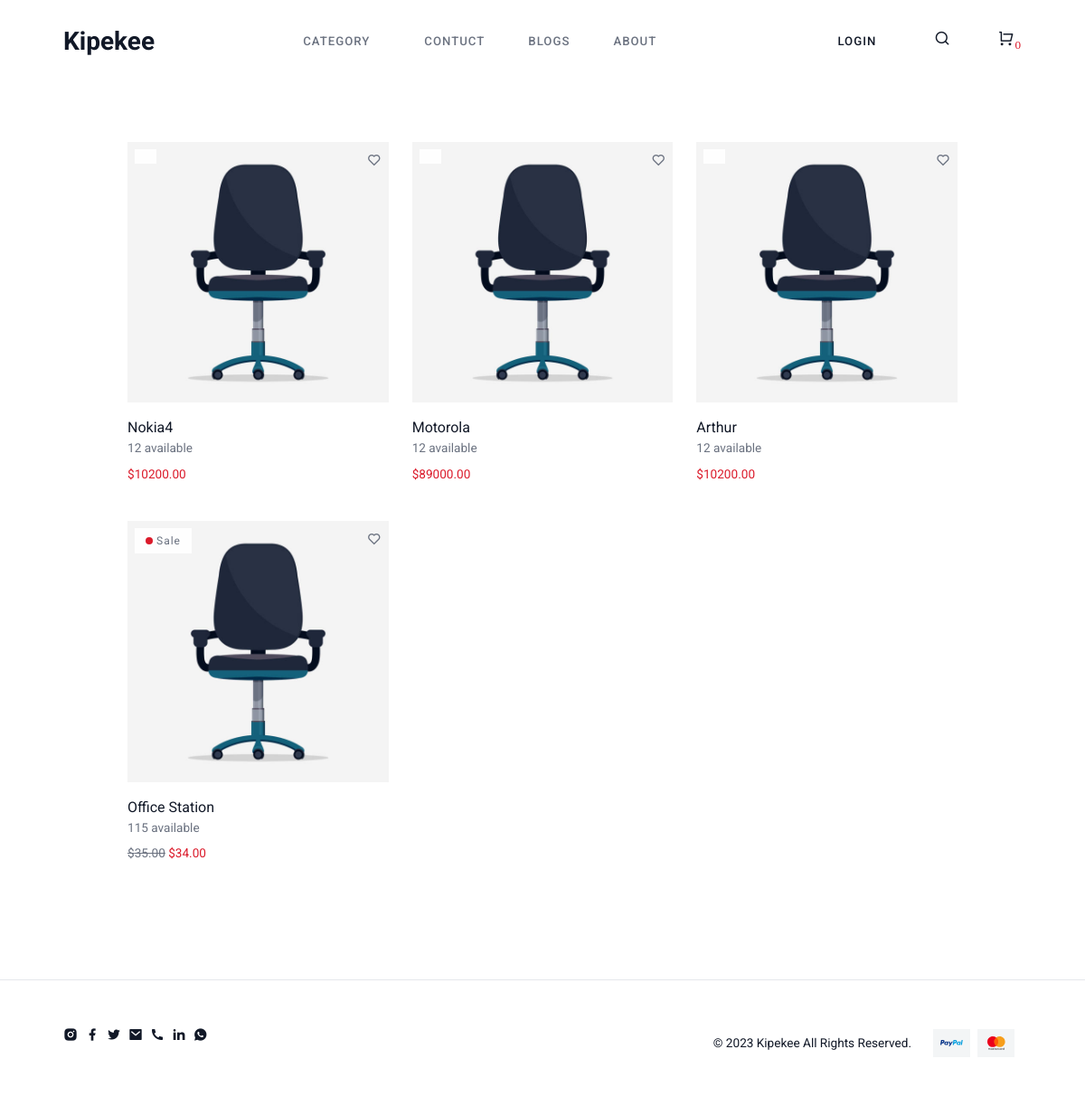
The app's page /category/Office with its own data.
### administrator/models.py (models this page shows, shortened)
class SiteSettings(models.Model):
    sites_name=models.CharField(max_length=100)
    email=models.EmailField(max_length=256)
    linkedin=models.CharField(max_length=256)
    shopify=models.CharField(max_length=256)
    facebook=models.CharField(max_length=256)
    instagram=models.CharField(max_length=256)
    twitter=models.CharField(max_length=256)
    phone=models.CharField(max_length=20)
    map=models.CharField(max_length=1000)

class Item(models.Model):
    title = models.CharField(max_length=100, unique=True)
    description = models.ManyToManyField(Description, blank=True)
    img=models.ForeignKey(ItemImg, on_delete=models.CASCADE)
    price=models.DecimalField(max_digits=10, decimal_places=2)
    price2=models.DecimalField(max_digits=10, decimal_places=2, blank=True)
    category=models.ManyToManyField(Category, blank=True)
    trending=models.CharField(max_length=5, choices=TRUE_FALSE, null=True)
    available=models.IntegerField()
    offer=models.CharField(max_length=5, choices=TRUE_FALSE, default='False')
    outofstalk=models.CharField(max_length=5, choices=TRUE_FALSE,default="False")
    size=models.ManyToManyField(Sizes, blank=True)

class ItemImg(models.Model):
    title=models.CharField(max_length=100)
    img=models.ImageField(upload_to='uploads/prouct')
    img1=models.ImageField(upload_to='uploads/prouct', null=True, blank=True)
    img2=models.ImageField(upload_to='uploads/prouct', null=True, blank=True)
    img3=models.ImageField(upload_to='uploads/prouct', null=True, blank=True)

### clients/views.py (the view)
# urls.py: path('category/<str:category>', views.category_listing, name="Category Listing"),
def category_listing(request, category):
    category_1=Category.objects.get(title=category)
    item=Item.objects.filter(category=category_1, outofstalk='False')[:12]
    context={
        'item':item
    }
    return render(request, 'clients/category_listing.html', context)

### administrator/models.py (called while the page is built)
    def __str__(self):
        return self.title

### templates/clients/category_listing.html
{% extends 'clients/base.html' %}
{%load static%}
{% load filters %}
{%block body%}
<section class="mt-0">
    <div class="container-fluid" data-aos="fade-in">
    {%include './products.html' %}
    </div>
</section>
{%endblock%}

### templates/clients/navbar.html (shortened to what this page needs)
{%load static %}
<nav class="navbar navbar-expand-lg navbar-light bg-white flex-column border-0  ">
    <div class="container-fluid">
        <div class="w-100">
            <div class="d-flex justify-content-between align-items-center flex-wrap">
                <a class="navbar-brand fw-bold fs-3 m-0 p-0 flex-shrink-0 order-0" href="/">
                    <div class="d-flex align-items-center">
                        {{site_name}}
                    </div>
                </a>
                <ul class="list-unstyled mb-0 d-flex align-items-center order-1 order-lg-2 nav-sidelinks">
                    <li class="ms-1 d-inline-block">
                        {%if user.is_authenticated %}
                        <a class="nav-link text-body" href="/logout">
                            Logout
                        </a>
                        {%else%}
                        <a class="nav-link text-body" href="/login">
                            Login
                        </a>
                        {%endif%}
                    </li>
                    <li class="d-block">
                        <span class="nav-link text-body search-trigger cursor-pointer"><i class="ri-search-line ri-lg"></i></span>
                    </li>
                    <li class="ms-1 d-inline-block position-relative dropdown-cart">
                        <a href="/cart" class="nav-link me-0 disable-child-pointer border-0 p-0 bg-transparent text-body">
                            <i class="ri-shopping-cart-line ri-lg"><sub class="cart-count text-danger">{{cart_count}}</sub> </i>
                        </a>
                    </li>
                </ul>
                <div class="flex-shrink-0 collapse navbar-collapse navbar-collapse-light w-auto flex-grow-1 order-2 order-lg-1"
                    id="navbarNavDropdown">
                    <ul class="navbar-nav mx-auto mb-2 mb-lg-0">
                        <li class="nav-item dropdown">
                            <a class="nav-link dropdown-toggle" href="#" role="button" data-bs-toggle="dropdown"
                                aria-expanded="false">
                                Category
                            </a>
                        </li>
                        <li class="nav-item">
                            <a class="nav-link" href="/contuct" role="button">
                                Contuct
                            </a>
                        </li>
                        <li class="nav-item">
                            <a class="nav-link" href="/blogs" role="button">
                                Blogs
                            </a>
                        </li>
                        <li class="nav-item">
                            <a class="nav-link" href="/about" role="button">
                                About
                            </a>
                        </li>
                    </ul>
                </div>
            </div>
        </div>
    </div>
</nav>

### templates/clients/products.html (shortened to what this page needs)
{%load static %}
<div class="container pt-7 mb-5 mb-lg-10">
    <div class="row g-4">
        {% for items in item %}
        <div class="col-12 col-sm-6 col-lg-4">
            <div class="card border border-transparent position-relative overflow-hidden h-100 transparent">
                <div class="card-img position-relative">
                    <div class="card-badges">
                        <span class="badge badge-card">
                            {%if items.offer == 'True' %}
                            <span class="f-w-2 f-h-2 bg-danger rounded-circle d-block me-1"></span> Sale</span>
                        {%endif%}
                    </div>
                    <span class="position-absolute top-0 end-0 p-2 z-index-20 text-muted"><i
                            class="ri-heart-line"></i></span>
                    <picture class="position-relative overflow-hidden d-block bg-light">
                        <img class="w-100 img-fluid position-relative z-index-10" title=""
                            src="/media/{{items.img.img}}" alt="">
                    </picture>
                    <div class="position-absolute start-0 bottom-0 end-0 z-index-20 p-2">
                    </div>
                </div>
                <div class="card-body px-0">
                    <a class="text-decoration-none link-cover"
                        href="/category/{{items.category.first}}/{{items.id}}">{{items.title}}</a>
                    <small class="text-muted d-block">{{items.available}} available</small>
                    <p class="mt-2 mb-0 small"> {%if items.offer == 'True' %}<s
                            class="text-muted">${{items.price2}}</s>{%endif%} <span
                            class="text-danger">${{items.price}}</span>
                    </p>
                </div>
            </div>
        </div>
        {%empty%}
        <h3>Nothing Found</h3>
        {% endfor %}
    </div>
</div>

### templates/clients/footer.html
<footer class="border-top py-5 mt-4  ">
    <div class="container-fluid">
        <div class="d-flex justify-content-between align-items-center flex-column flex-lg-row">
            <div>
                <ul class="list-unstyled">
                    <li class="d-inline-block me-1"><a class="text-decoration-none text-dark-hover transition-all"
                            href="{{info.instagram}}"><i class="ri-instagram-fill"></i></a></li>
                    <li class="d-inline-block me-1"><a class="text-decoration-none text-dark-hover transition-all"
                            href="{{info.facebook}}"><i class="ri-facebook-fill"></i></a></li>
                    <li class="d-inline-block me-1"><a class="text-decoration-none text-dark-hover transition-all"
                            href="{{info.twitter}}"><i class="ri-twitter-fill"></i></a></li>
                    <li class="d-inline-block me-1"><a class="text-decoration-none text-dark-hover transition-all"
                            href="mailto:{{info.email}}"><i class="ri-mail-fill"></i></a></li>
                    <li class="d-inline-block me-1"><a class="text-decoration-none text-dark-hover transition-all"
                        href="tel:{{info.phone}}"><i class="ri-phone-fill"></i></a></li>
                        <li class="d-inline-block me-1"><a class="text-decoration-none text-dark-hover transition-all"
                            href="{{info.linkedin}}"><i class="ri-linkedin-fill"></i></a></li>
                            <li class="d-inline-block me-1"><a class="text-decoration-none text-dark-hover transition-all"
                                href="https://wa.me/{{info.phone}}?text=Hello"><i class="ri-whatsapp-fill"></i></a></li>
                </ul>
            </div>
            <div class="d-flex align-items-center justify-content-end flex-column flex-lg-row">
                <p class="small m-0 text-center text-lg-start">&copy; 2023 {{site_name}} All Rights Reserved.</p>
                <ul class="list-unstyled mb-0 ms-lg-4 mt-3 mt-lg-0 d-flex justify-content-end align-items-center">
                    <li class="bg-light p-2 d-flex align-items-center justify-content-center me-2">
                        <i class="pi pi-sm pi-paypal"></i></li>
                    <li class="bg-light p-2 d-flex align-items-center justify-content-center me-2">
                        <i class="pi pi-sm pi-mastercard"></i></li>
                </ul>
            </div>
        </div>
    </div>
</footer>

### static/clients/assets/css/libs.bundle.css (style rules this page uses)
[data-aos][data-aos][data-aos-duration="700"],body[data-aos-duration="700"] [data-aos] { transition-duration:.7s }
[data-aos][data-aos][data-aos-easing=ease-out-quad],body[data-aos-easing=ease-out-quad] [data-aos] { transition-timing-function:cubic-bezier(.25,.46,.45,.94) }
[data-aos^=fade][data-aos^=fade] { opacity:0;transition-property:opacity,transform }
[data-aos^=fade][data-aos^=fade].aos-animate { opacity:1;transform:translateZ(0) }
:root { --swiper-theme-color:#007aff }
:root { --swiper-navigation-size:44px }

### records on screen
SiteSettings: sites_name "Kipekee"
Item: img.img (picture), title "Nokia4", available "12", price "10200.00"
Item: img.img (picture), title "Motorola", available "12", price "89000.00"
Item: img.img (picture), title "Arthur", available "12", price "10200.00"
Item: offer "True" (drawn), img.img (picture), title "Office Station", available "115", price2 "35.00", price "34.00"

### other values on screen
{{ cart_count }} "0"
